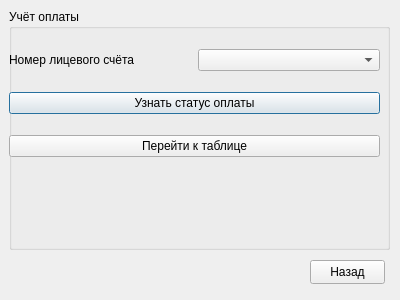
<?xml version="1.0" encoding="UTF-8"?>
<ui version="4.0">
 <class>PaymentAccountingWindow</class>
 <widget class="QDialog" name="PaymentAccountingWindow">
  <property name="geometry">
   <rect>
    <x>0</x>
    <y>0</y>
    <width>400</width>
    <height>300</height>
   </rect>
  </property>
  <property name="windowTitle">
   <string>Dialog</string>
  </property>
  <widget class="QGroupBox" name="groupBox">
   <property name="geometry">
    <rect>
     <x>9</x>
     <y>9</y>
     <width>381</width>
     <height>241</height>
    </rect>
   </property>
   <property name="title">
    <string>Учёт оплаты</string>
   </property>
   <widget class="QWidget" name="">
    <property name="geometry">
     <rect>
      <x>0</x>
      <y>25</y>
      <width>371</width>
      <height>141</height>
     </rect>
    </property>
    <layout class="QVBoxLayout" name="verticalLayout">
     <item>
      <layout class="QHBoxLayout" name="horizontalLayout">
       <item>
        <widget class="QLabel" name="label">
         <property name="text">
          <string>Номер лицевого счёта</string>
         </property>
        </widget>
       </item>
       <item>
        <widget class="QComboBox" name="comboBox_selectRow"/>
       </item>
      </layout>
     </item>
     <item>
      <widget class="QPushButton" name="pushButton_checkPayment">
       <property name="text">
        <string>Узнать статус оплаты</string>
       </property>
      </widget>
     </item>
     <item>
      <widget class="QPushButton" name="pushButton_toTable">
       <property name="text">
        <string>Перейти к таблице</string>
       </property>
      </widget>
     </item>
    </layout>
   </widget>
  </widget>
  <widget class="QPushButton" name="pushButton_toMenu">
   <property name="geometry">
    <rect>
     <x>310</x>
     <y>260</y>
     <width>75</width>
     <height>24</height>
    </rect>
   </property>
   <property name="text">
    <string>Назад</string>
   </property>
  </widget>
 </widget>
 <resources/>
 <connections/>
</ui>
